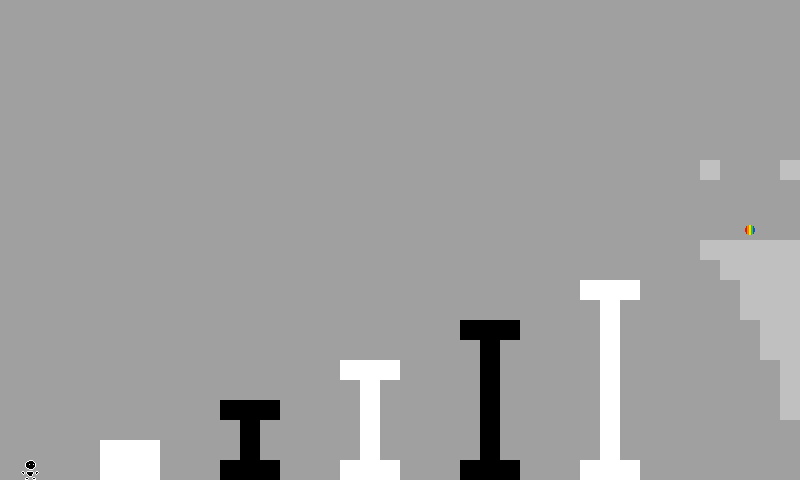

Below is a game level as drawn by its tile map, then a one-line description and the .tmx file that defines it, in full:
An orthogonal 40x24 tile map with 20x20 px tiles, 1 tile layer (Map).

<map version="1.2" tiledversion="2019.08.14" orientation="orthogonal" renderorder="right-down" compressionlevel="0" width="40" height="24" tilewidth="20" tileheight="20" infinite="0" backgroundcolor="#a0a0a0" nextlayerid="7" nextobjectid="1">
 <properties>
  <property name="Background" type="int" value="0" />
  <property name="Title" value="The Shrine" />
  <property name="Wrapping" type="int" value="0" />
 </properties>
 <tileset firstgid="1" name="tmx_ss" tilewidth="20" tileheight="20" tilecount="30" columns="3">
  <image source="tmx_ss.png" width="60" height="200" />
  <tile id="0" type="Player">
   <properties>
    <property name="Color" type="int" value="0" />
    <property name="Flipped" type="int" value="0" />
   </properties>
  </tile>
  <tile id="1" type="Player">
   <properties>
    <property name="Color" type="int" value="0" />
    <property name="Flipped" type="int" value="0" />
   </properties>
  </tile>
  <tile id="2" type="RGBSphere">
   <properties>
    <property name="Color" type="int" value="192" />
    <property name="Flipped" type="int" value="0" />
   </properties>
  </tile>
  <tile id="3" type="Block">
   <properties>
    <property name="Color" type="int" value="0" />
    <property name="Flipped" type="int" value="0" />
   </properties>
  </tile>
  <tile id="4" type="Block">
   <properties>
    <property name="Color" type="int" value="192" />
    <property name="Flipped" type="int" value="0" />
   </properties>
  </tile>
  <tile id="5" type="Block">
   <properties>
    <property name="Color" type="int" value="255" />
    <property name="Flipped" type="int" value="0" />
   </properties>
  </tile>
  <tile id="6" type="Exit">
   <properties>
    <property name="Color" type="int" value="0" />
    <property name="Flipped" type="int" value="0" />
   </properties>
  </tile>
  <tile id="7" type="Exit">
   <properties>
    <property name="Color" type="int" value="192" />
    <property name="Flipped" type="int" value="0" />
   </properties>
  </tile>
  <tile id="8" type="Exit">
   <properties>
    <property name="Color" type="int" value="255" />
    <property name="Flipped" type="int" value="0" />
   </properties>
  </tile>
  <tile id="9" type="Pit">
   <properties>
    <property name="Color" type="int" value="0" />
    <property name="Flipped" type="int" value="0" />
   </properties>
  </tile>
  <tile id="10" type="Pit">
   <properties>
    <property name="Color" type="int" value="192" />
    <property name="Flipped" type="int" value="0" />
   </properties>
  </tile>
  <tile id="11" type="Pit">
   <properties>
    <property name="Color" type="int" value="255" />
    <property name="Flipped" type="int" value="0" />
   </properties>
  </tile>
  <tile id="12" type="Pit">
   <properties>
    <property name="Color" type="int" value="0" />
    <property name="Flipped" type="int" value="1" />
   </properties>
  </tile>
  <tile id="13" type="Pit">
   <properties>
    <property name="Color" type="int" value="192" />
    <property name="Flipped" type="int" value="1" />
   </properties>
  </tile>
  <tile id="14" type="Pit">
   <properties>
    <property name="Color" type="int" value="255" />
    <property name="Flipped" type="int" value="1" />
   </properties>
  </tile>
  <tile id="15" type="Breakable">
   <properties>
    <property name="Color" type="int" value="0" />
    <property name="Flipped" type="int" value="0" />
   </properties>
  </tile>
  <tile id="16" type="Breakable">
   <properties>
    <property name="Color" type="int" value="192" />
    <property name="Flipped" type="int" value="0" />
   </properties>
  </tile>
  <tile id="17" type="Breakable">
   <properties>
    <property name="Color" type="int" value="255" />
    <property name="Flipped" type="int" value="0" />
   </properties>
  </tile>
  <tile id="18" type="Breakable">
   <properties>
    <property name="Color" type="int" value="0" />
    <property name="Flipped" type="int" value="1" />
   </properties>
  </tile>
  <tile id="19" type="Breakable">
   <properties>
    <property name="Color" type="int" value="192" />
    <property name="Flipped" type="int" value="1" />
   </properties>
  </tile>
  <tile id="20" type="Breakable">
   <properties>
    <property name="Color" type="int" value="255" />
    <property name="Flipped" type="int" value="1" />
   </properties>
  </tile>
  <tile id="21" type="Jumpad">
   <properties>
    <property name="Color" type="int" value="0" />
    <property name="Flipped" type="int" value="0" />
   </properties>
  </tile>
  <tile id="22" type="Jumpad">
   <properties>
    <property name="Color" type="int" value="192" />
    <property name="Flipped" type="int" value="0" />
   </properties>
  </tile>
  <tile id="23" type="Jumpad">
   <properties>
    <property name="Color" type="int" value="255" />
    <property name="Flipped" type="int" value="0" />
   </properties>
  </tile>
  <tile id="24" type="Jumpad">
   <properties>
    <property name="Color" type="int" value="0" />
    <property name="Flipped" type="int" value="1" />
   </properties>
  </tile>
  <tile id="25" type="Jumpad">
   <properties>
    <property name="Color" type="int" value="192" />
    <property name="Flipped" type="int" value="1" />
   </properties>
  </tile>
  <tile id="26" type="Jumpad">
   <properties>
    <property name="Color" type="int" value="255" />
    <property name="Flipped" type="int" value="1" />
   </properties>
  </tile>
  <tile id="27" type="KillBlock">
   <properties>
    <property name="Color" type="int" value="192" />
    <property name="Flipped" type="int" value="0" />
   </properties>
  </tile>
  <tile id="28" type="Flipad">
   <properties>
    <property name="Color" type="int" value="192" />
    <property name="Flipped" type="int" value="0" />
   </properties>
  </tile>
  <tile id="29" type="Flipad">
   <properties>
    <property name="Color" type="int" value="255" />
    <property name="Flipped" type="int" value="0" />
   </properties>
  </tile>
 </tileset>
 <layer id="4" name="Map" width="40" height="24">
  <data encoding="csv">
0,0,0,0,0,0,0,0,0,0,0,0,0,0,0,0,0,0,0,0,0,0,0,0,0,0,0,0,0,0,0,0,0,0,0,0,0,0,0,0,
0,0,0,0,0,0,0,0,0,0,0,0,0,0,0,0,0,0,0,0,0,0,0,0,0,0,0,0,0,0,0,0,0,0,0,0,0,0,0,0,
0,0,0,0,0,0,0,0,0,0,0,0,0,0,0,0,0,0,0,0,0,0,0,0,0,0,0,0,0,0,0,0,0,0,0,0,0,0,0,0,
0,0,0,0,0,0,0,0,0,0,0,0,0,0,0,0,0,0,0,0,0,0,0,0,0,0,0,0,0,0,0,0,0,0,0,0,0,0,0,0,
0,0,0,0,0,0,0,0,0,0,0,0,0,0,0,0,0,0,0,0,0,0,0,0,0,0,0,0,0,0,0,0,0,0,0,0,0,0,0,0,
0,0,0,0,0,0,0,0,0,0,0,0,0,0,0,0,0,0,0,0,0,0,0,0,0,0,0,0,0,0,0,0,0,0,0,0,0,0,0,0,
0,0,0,0,0,0,0,0,0,0,0,0,0,0,0,0,0,0,0,0,0,0,0,0,0,0,0,0,0,0,0,0,0,0,0,0,0,0,0,0,
0,0,0,0,0,0,0,0,0,0,0,0,0,0,0,0,0,0,0,0,0,0,0,0,0,0,0,0,0,0,0,0,0,0,0,0,0,0,0,0,
0,0,0,0,0,0,0,0,0,0,0,0,0,0,0,0,0,0,0,0,0,0,0,0,0,0,0,0,0,0,0,0,0,0,0,5,0,0,0,5,
0,0,0,0,0,0,0,0,0,0,0,0,0,0,0,0,0,0,0,0,0,0,0,0,0,0,0,0,0,0,0,0,0,0,0,0,0,0,0,0,
0,0,0,0,0,0,0,0,0,0,0,0,0,0,0,0,0,0,0,0,0,0,0,0,0,0,0,0,0,0,0,0,0,0,0,0,0,0,0,0,
0,0,0,0,0,0,0,0,0,0,0,0,0,0,0,0,0,0,0,0,0,0,0,0,0,0,0,0,0,0,0,0,0,0,0,0,0,3,0,0,
0,0,0,0,0,0,0,0,0,0,0,0,0,0,0,0,0,0,0,0,0,0,0,0,0,0,0,0,0,0,0,0,0,0,0,5,5,5,5,5,
0,0,0,0,0,0,0,0,0,0,0,0,0,0,0,0,0,0,0,0,0,0,0,0,0,0,0,0,0,0,0,0,0,0,0,0,5,5,5,5,
0,0,0,0,0,0,0,0,0,0,0,0,0,0,0,0,0,0,0,0,0,0,0,0,0,0,0,0,0,6,6,6,0,0,0,0,0,5,5,5,
0,0,0,0,0,0,0,0,0,0,0,0,0,0,0,0,0,0,0,0,0,0,0,0,0,0,0,0,0,0,6,0,0,0,0,0,0,5,5,5,
0,0,0,0,0,0,0,0,0,0,0,0,0,0,0,0,0,0,0,0,0,0,0,4,4,4,0,0,0,0,6,0,0,0,0,0,0,0,5,5,
0,0,0,0,0,0,0,0,0,0,0,0,0,0,0,0,0,0,0,0,0,0,0,0,4,0,0,0,0,0,6,0,0,0,0,0,0,0,5,5,
0,0,0,0,0,0,0,0,0,0,0,0,0,0,0,0,0,6,6,6,0,0,0,0,4,0,0,0,0,0,6,0,0,0,0,0,0,0,0,5,
0,0,0,0,0,0,0,0,0,0,0,0,0,0,0,0,0,0,6,0,0,0,0,0,4,0,0,0,0,0,6,0,0,0,0,0,0,0,0,5,
0,0,0,0,0,0,0,0,0,0,0,4,4,4,0,0,0,0,6,0,0,0,0,0,4,0,0,0,0,0,6,0,0,0,0,0,0,0,0,5,
0,0,0,0,0,0,0,0,0,0,0,0,4,0,0,0,0,0,6,0,0,0,0,0,4,0,0,0,0,0,6,0,0,0,0,0,0,0,0,0,
0,0,0,0,0,6,6,6,0,0,0,0,4,0,0,0,0,0,6,0,0,0,0,0,4,0,0,0,0,0,6,0,0,0,0,0,0,0,0,0,
0,1,0,0,0,6,6,6,0,0,0,4,4,4,0,0,0,6,6,6,0,0,0,4,4,4,0,0,0,6,6,6,0,0,0,0,0,0,0,0
</data>
 </layer>
</map>
